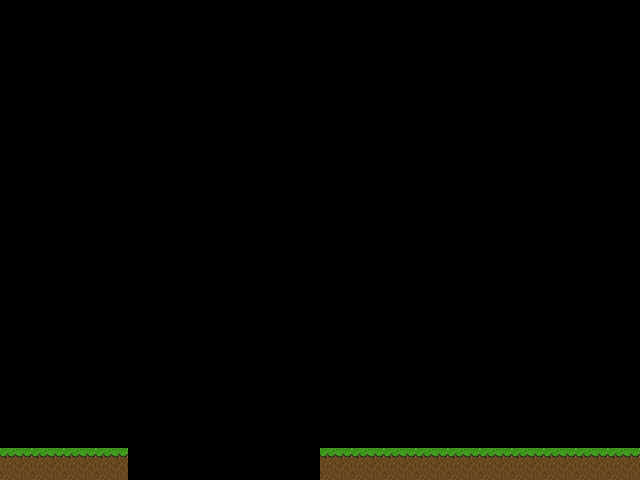

A level layout from a 2D game, rendered from its tile map. Below: a short description, then the map file with tile-grid data replaced by summaries:
An orthogonal 20x15 tile map with 32x32 px tiles, 1 tile layer (Interactive Tiles) and 2 objects (Player, Flag).

<map version="1.0" orientation="orthogonal" renderorder="right-down" width="20" height="15" tilewidth="32" tileheight="32" nextobjectid="7">
 <properties>
  <property name="BackButton" value="gui/back.png" />
  <property name="CancelButton" value="gui/cancel.png" />
  <property name="Flag" value="entities/flag.png" />
  <property name="InitOn" value="gui/init.png" />
  <property name="LevelPassed" value="gui/levelPassed.png" />
  <property name="Player" value="entities/Player.png" />
  <property name="RunButton" value="gui/run.png" />
  <property name="UpdateOn" value="gui/update.png" />
  <property name="gravity" value="19.62" />
 </properties>
 <tileset firstgid="1" name="terrain" tilewidth="32" tileheight="32" tilecount="27">
  <image source="terrain.png" width="288" height="96" />
 </tileset>
 <layer name="Interactive Tiles" width="20" height="15">
  <properties>
   <property name="interactive" value="true" />
  </properties>
  <data>[300 cells, 14 non-empty, 1 distinct tile ids]</data>
 </layer>
 <objectgroup name="Dynamic Objects">
  <object id="1" name="player" type="Player" x="32" y="416" width="32" height="32">
   <properties>
    <property name="currentLevel" value="2" />
    <property name="textureID" value="Player" />
   </properties>
  </object>
  <object id="6" name="FinishFlag" type="Flag" x="416" y="384" width="32" height="64">
   <properties>
    <property name="textureID" value="Flag" />
   </properties>
  </object>
 </objectgroup>
 <objectgroup name="GUI Objects" />
</map>
